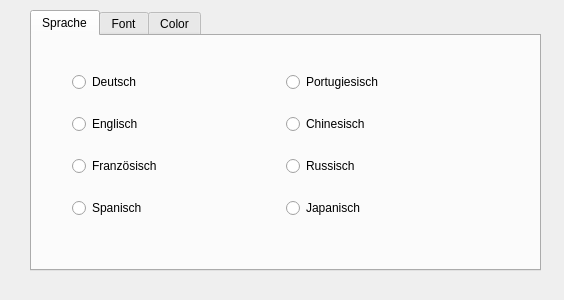
<?xml version="1.0" encoding="UTF-8"?>
<ui version="4.0">
 <class>DlgOptionen</class>
 <widget class="QDialog" name="DlgOptionen">
  <property name="geometry">
   <rect>
    <x>0</x>
    <y>0</y>
    <width>564</width>
    <height>300</height>
   </rect>
  </property>
  <property name="windowTitle">
   <string>Dialog</string>
  </property>
  <widget class="QTabWidget" name="tabWidget">
   <property name="geometry">
    <rect>
     <x>30</x>
     <y>10</y>
     <width>511</width>
     <height>261</height>
    </rect>
   </property>
   <property name="currentIndex">
    <number>0</number>
   </property>
   <widget class="QWidget" name="tab">
    <attribute name="title">
     <string>Sprache</string>
    </attribute>
    <widget class="QWidget" name="layoutWidget">
     <property name="geometry">
      <rect>
       <x>40</x>
       <y>20</y>
       <width>421</width>
       <height>181</height>
      </rect>
     </property>
     <layout class="QHBoxLayout" name="horizontalLayout">
      <item>
       <layout class="QVBoxLayout" name="verticalLayout">
        <item>
         <widget class="QRadioButton" name="rdDeutsch">
          <property name="text">
           <string>Deutsch</string>
          </property>
         </widget>
        </item>
        <item>
         <widget class="QRadioButton" name="rdEnglisch">
          <property name="text">
           <string>Englisch</string>
          </property>
         </widget>
        </item>
        <item>
         <widget class="QRadioButton" name="radioButton_3">
          <property name="text">
           <string>Französisch</string>
          </property>
         </widget>
        </item>
        <item>
         <widget class="QRadioButton" name="radioButton_4">
          <property name="text">
           <string>Spanisch</string>
          </property>
         </widget>
        </item>
       </layout>
      </item>
      <item>
       <layout class="QVBoxLayout" name="verticalLayout_2">
        <item>
         <widget class="QRadioButton" name="radioButton_5">
          <property name="text">
           <string>Portugiesisch</string>
          </property>
         </widget>
        </item>
        <item>
         <widget class="QRadioButton" name="radioButton_6">
          <property name="text">
           <string>Chinesisch</string>
          </property>
         </widget>
        </item>
        <item>
         <widget class="QRadioButton" name="radioButton_7">
          <property name="text">
           <string>Russisch</string>
          </property>
         </widget>
        </item>
        <item>
         <widget class="QRadioButton" name="radioButton_8">
          <property name="text">
           <string>Japanisch</string>
          </property>
         </widget>
        </item>
       </layout>
      </item>
     </layout>
    </widget>
   </widget>
   <widget class="QWidget" name="tab_2">
    <attribute name="title">
     <string>Font</string>
    </attribute>
   </widget>
   <widget class="QWidget" name="tab_3">
    <attribute name="title">
     <string>Color</string>
    </attribute>
   </widget>
  </widget>
 </widget>
 <resources/>
 <connections/>
</ui>
